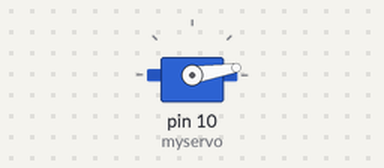
Bench run of a sketch on a simulated Arduino Uno, built with avr-gcc and run on an emulated ATmega328P. Parts: servo.

Above: at 0.15 s.
At 0.75 s:
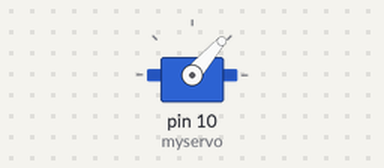
At 1.4 s:
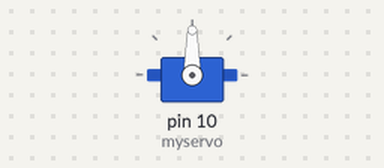
Timing chart, 0 to 2.9 s (numbered marks = the images above):
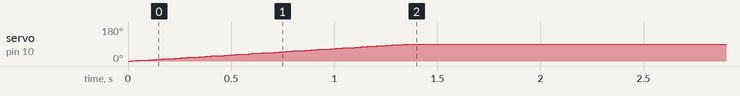

Measured:
- by itself, servo on pin 10 (myservo): moves from 0° to 90° over 1.4 s

The sketch:

servo_ctrl.ino
```cpp
#include <Servo.h>
#define ENABLE 1
#define DISABLE 0
Servo myservo;  // create servo object to control a servo
// twelve servo objects can be created on most boards

int pos = 0;
int flag = 1;
void setup() {
  myservo.attach(10);  // attaches the servo on pin 9 to the servo object
}

void loop() {
  if(flag == ENABLE){
    EnSignal(90);
    stopServo(90);
    flag = 2;
  }
  if (flag == DISABLE)
  {
    UnSignal(90);
    stopServo(0);
    flag = 2;
  }

//  myservo.detach();
}

void stopServo(int angle)
{
  myservo.write(angle);
  delay(3000);
}

void EnSignal(int angle)
{
  for (pos = 0; pos <= angle; pos += 1) { // goes from 0 degrees to 180 degrees
    // in steps of 1 degree
    myservo.write(pos);              // tell servo to go to position in variable 'pos'
    delay(15);                       // waits 15ms for the servo to reach the position
  }
}

void UnSignal(int angle)
{
   for (pos = angle; pos > 0; pos -= 1) { // goes from 0 degrees to 180 degrees
    // in steps of 1 degree
    myservo.write(pos);              // tell servo to go to position in variable 'pos'
    delay(15);                       // waits 15ms for the servo to reach the position
  }
}
```
